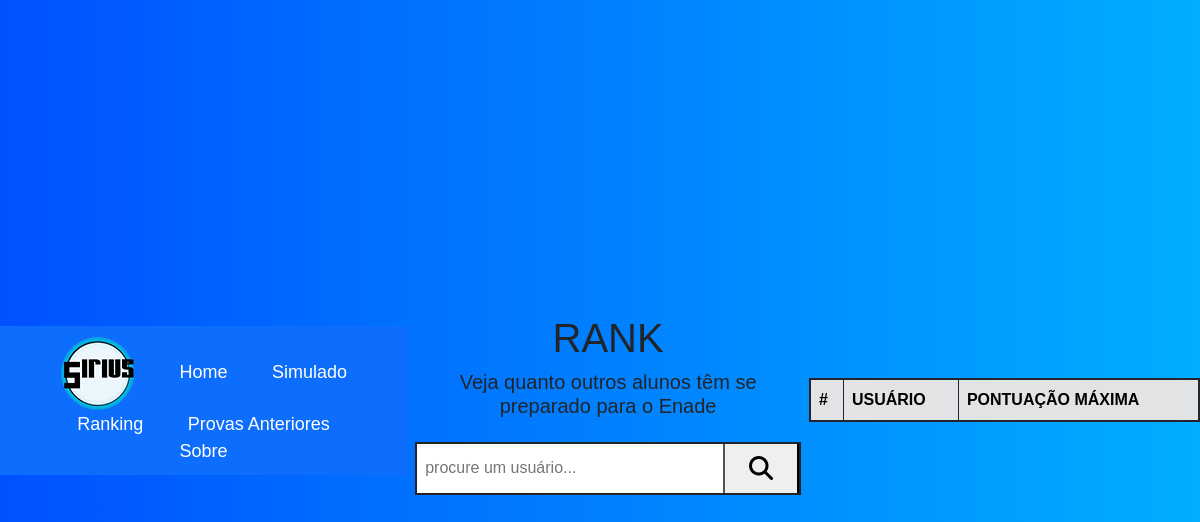
Before: /rank.php with the older database file.
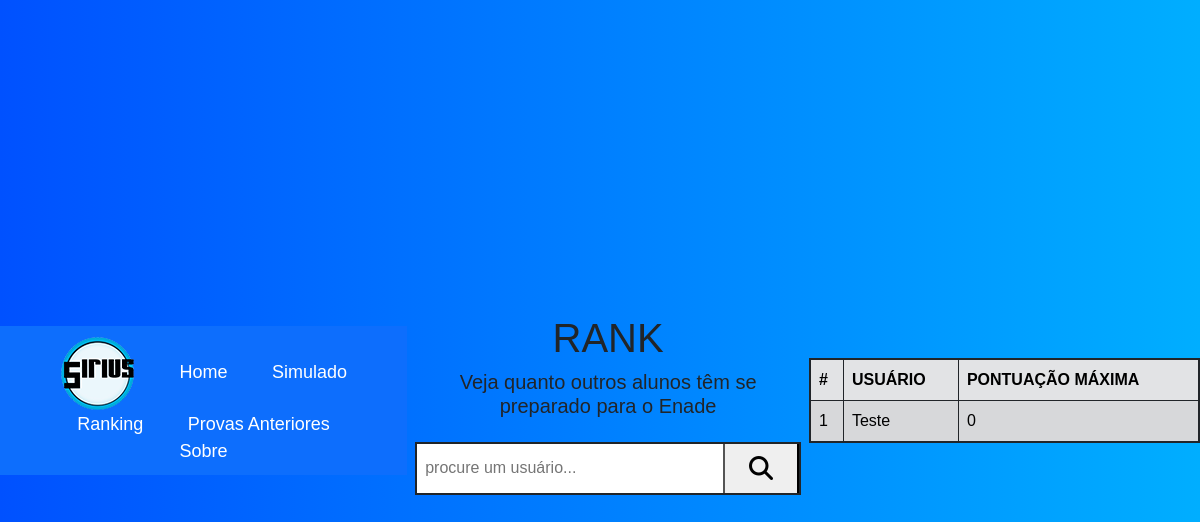
After: the same page with the newer database file.
### tables this page shows
CREATE TABLE `usuario` (
  `Nome` varchar(50) NOT NULL,
  `Sobrenome` varchar(50) NOT NULL,
  `senha` varchar(255) DEFAULT NULL,
  `foto` blob DEFAULT NULL,
  `pontuacao_maxima` int(11) DEFAULT NULL,
  `email` varchar(255) NOT NULL,
  `adm` int(11) DEFAULT NULL
);

### rank.php (the view, shortened to what this page needs)
<!DOCTYPE html>
<html lang="pt-br">
<head>
    <link rel="stylesheet" href="css/StyleIndex.css">
    <link href="https://cdn.jsdelivr.net/npm/bootstrap@5.0.2/dist/css/bootstrap.min.css" rel="stylesheet">
    <link rel="stylesheet" href="css/rank.css">
</head>
<?php
    include_once("conexao.php");
?>
<body>
    <nav class="container-fluid p-auto bg-primary primaria m-0 text-center">
        <a href="index.php"><img src="./img/sirius.png" alt=""></a>
        <a href="index.php">Home</a>
        <a href="confirmaSim.php">Simulado</a>
        <a href="rank.php">Ranking</a>
        <a href="provasAnteriores.html">Provas Anteriores</a>
        <a href="sobre.html">Sobre</a>
    </nav>
    <div class="mt-2 container d-flex flex-column justify-content-center p-2 align-items-center" id="container-da-barra-de-pesquisa">
        <h1 class="mt-3 text-center">RANK</h1>
        <h5 class="text-center" id="subtitulo">Veja quanto outros alunos têm se preparado para o Enade</h5>
            <form action="rank.php" method="post" class="border-2 d-flex justify-content-between border-dark border mt-3 mb-3 slide-in" id="barra-de-pesquisa">
                <input type="text" placeholder="procure um usuário..." class=" d-flex m-0 border-0 w-100 p-2" name="pesquisar">
                <button type="submit" class="border-top-0 border-right-0 border-bottom-0"><i class="p-4 fa-solid fa-magnifying-glass fa-xl"></i></button>
            </form>
    </div>
    <div class="container d-flex p-0 mt-3 slide-in" id="container-do-rank">
        <table class="table align-middle table-striped table-secondary table-bordered border border-dark border-2">
            <thead>
                <tr>
                    <th >#</th>
                    <th >USUÁRIO</th>
                    <th>PONTUAÇÃO MÁXIMA</th>
                </tr>
            </thead>
            <tbody>
                <?php
                    $pesquisar = isset($_POST['pesquisar']) ? mysqli_real_escape_string($mysqli, $_POST['pesquisar']) : null;
                    $rank = new Rank($mysqli, $pesquisar);
                    $rank->exibirTabela();
                ?>
            </tbody>
        </table>
    </div>
</body>
</html>
<?php
class Rank
{
    public $resultado, $rank = NULL;
    public function __construct($mysqli, $buscar = NULL)
    {
        if (is_null($buscar) || $buscar === '')
        {
            $queryRank = 'SELECT * FROM USUARIO';
        }
        else
        {
            $queryRank = "SELECT * FROM USUARIO WHERE nome = '$buscar'";
        }
        $this->resultado = mysqli_query($mysqli, $queryRank);
        if ($this->resultado)
        {
            $this->rank = $this->calcRank();
        }
        else
        {
            throw new Exception(mysqli_error($mysqli));
        }
    }
    public function exibirTabela()
    {
        if ($this->resultado)
        {
            $i = 1;
            foreach ($this->rank as $linha)
            {
                echo
                "<tr>"
                    . "<td>". $i . "</td>"
                    . "<td>" . $linha["Nome"] . "</td>"
                    . "<td>" . $linha["pontuacao_maxima"] . "</td>"
                . "</tr>";
                $i++;
            }
        }
    }
    private function calcRank($int = 1)
    {
        $tabela = array();
        while ($linha = mysqli_fetch_assoc($this->resultado))
        {
            $tabela[] = $linha;
        }
        return ($int == 1) ? $this->maiorMenor($tabela) : $this->menorMaior($tabela);
    }
    private function maiorMenor($arr)
    {
        $n = count($arr);
        for ($i = 0; $i < $n - 1; $i++) {
            for ($j = 0; $j < $n - $i - 1; $j++) {
                if ($arr[$j]['pontuacao_maxima'] < $arr[$j + 1]['pontuacao_maxima']) {
                    $temp = $arr[$j];
                    $arr[$j] = $arr[$j + 1];
                    $arr[$j + 1] = $temp;
                }
            }
        }
        return $arr;
    }
}
?>

### css/StyleIndex.css (style rules this page uses)
* { font-family: "Poppins", sans-serif; }
body { margin: 0; }
.primaria { padding: 10px; background-color: var(--primaria); }
.primaria a { color: var(--contrastePrimaria); text-decoration: none; padding: 20px; font-size: large; margin-top: 3rem; margin-bottom: 3rem; }

### css/rank.css (style rules this page uses)
#container-da-barra-de-pesquisa { width: 100vw; }
#barra-de-pesquisa { min-height: 20%; min-width: 100%; background-color: #e2e3e5; }
#container-do-rank { max-width: 70vw; }
.slide-in { opacity: 0; transform: translateY(100%); animation: slideInAnimation 1s ease-in-out forwards; animation-delay: 0.5s; }

### css/Colors.css (style rules this page uses)
:root { --primaria: #0051ff; --secundaria: #00aeff; --terciaria: #66c2ed; --contrastePrimaria: white; }

### css/Style.css (style rules this page uses)
* { margin: 0; padding: 0; box-sizing: border-box; font-family: "Poppins", sans-serif; }
body { display: flex; justify-content: center; align-items: center; min-height: 100vh; background-image: linear-gradient(90deg, var(--primaria), var(--secundaria)); background-position: center; background-repeat: no-repeat; background-size: cover; }

Changed rows visible on the page:
added usuario: Nome "Teste", pontuacao_maxima "0"
